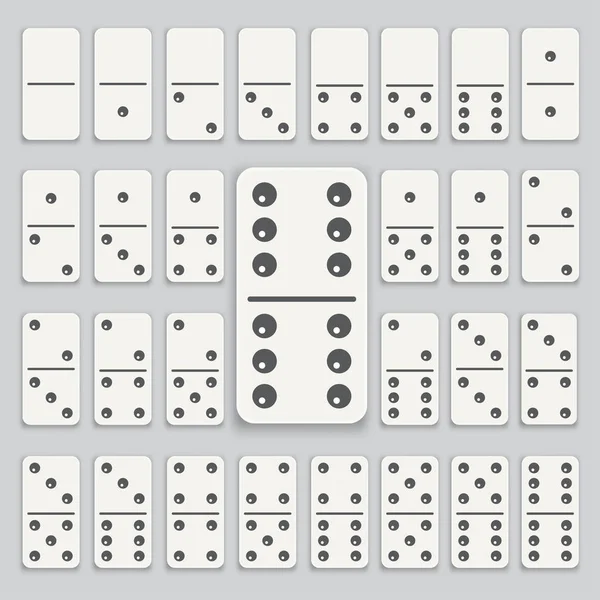
#> input picture inputs/dominos.jpg, 600 x 600 px
$ python 14-cannycontour.py
#> lines starting #> are read from the running program, lines starting #| are printed output that depends on the picture; after the words box and inside, x2 and y2 are one past the last pixel; in counts of white or black regions, pixels touching at a corner belong together
import cv2

img = cv2.imread('inputs/dominos.jpg')
#> img is the input picture: shape (600, 600, 3); mean B, G, R 215.9, 217.4, 217.1

gray = cv2.cvtColor(img,cv2.COLOR_BGR2GRAY)

canny = cv2.Canny(gray,150,200) # Using canny to detect edges based on a range
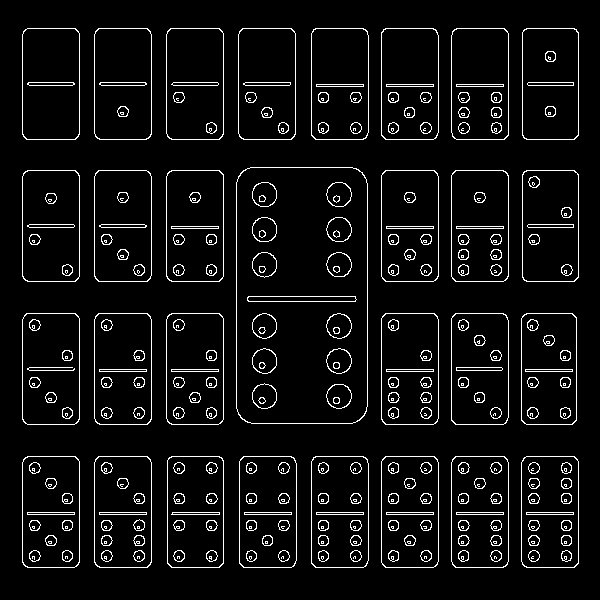
#> canny: shape (600, 600); 6.1% white in thin lines or dots, all inside (x1, y1, x2, y2) = (22, 28, 579, 568)


cnts, _ = cv2.findContours(canny,cv2.RETR_EXTERNAL,cv2.CHAIN_APPROX_SIMPLE) # With the edges found, now find contours
#> cnts = 29 contours; largest, box (x1, y1, x2, y2) and area: (236, 167, 368, 424) 33250, (451, 170, 509, 282) 6289, (381, 170, 439, 282) 6289, (166, 170, 224, 282) 6289, (22, 28, 80, 140) 6289


#Using same process as before to draw and count objects found
cv2.drawContours(img, cnts, -1, (0,0,255), 2, cv2.LINE_AA)
text = 'Found: {} objects'.format(len(cnts))
#> text = 'Found: 29 objects'
cv2.putText(img, text, (0,25), 0, 1, (0,0,0), 2,cv2.LINE_AA)
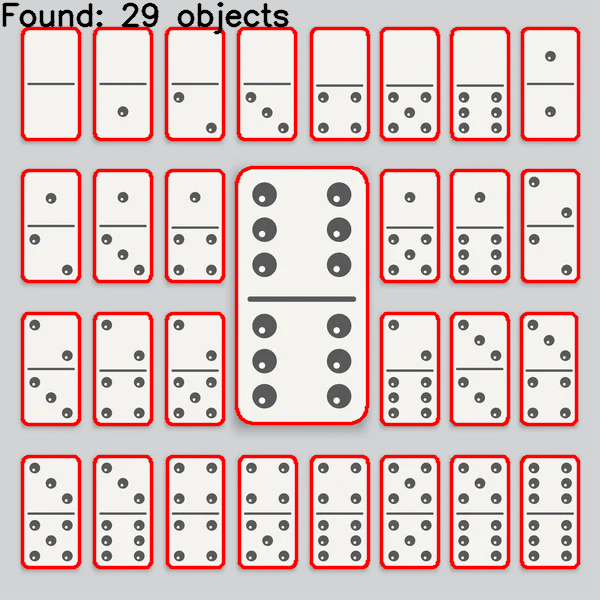
#> img: shape (600, 600, 3); mean B, G, R 194.4, 195.8, 219.6


cv2.imshow('img', img)
cv2.imshow('canny', canny)

cv2.waitKey(0)
cv2.destroyAllWindows()

$ run again, with inputs/coins.jpg copied over inputs/dominos.jpg
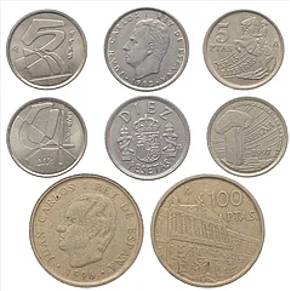
#> input picture inputs/coins.jpg, 290 x 291 px
#> img is the input picture: shape (291, 290, 3); mean B, G, R 179, 189.2, 196.1
#> `canny = cv2.Canny(gray,150,200)`:
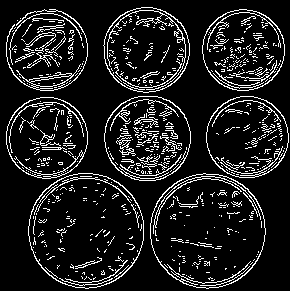
#> canny: shape (291, 290); 11.8% white in thin lines or dots
#> cnts = 64 contours, 53 with area under 20; largest, box (x1, y1, x2, y2) and area: (28, 173, 144, 289) 10387, (150, 173, 266, 289) 10348, (104, 96, 191, 181) 5776, (103, 7, 190, 93) 5715, (206, 96, 289, 178) 5256
#> text = 'Found: 64 objects'
#> `cv2.putText(img, text, (0,25), 0, 1, (0,0,0), 2,cv2.LINE_AA)`:
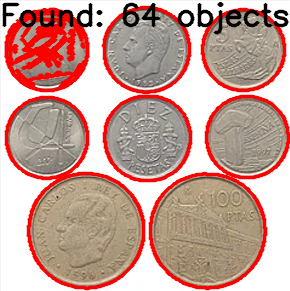
#> img: shape (291, 290, 3); mean B, G, R 151.1, 160.4, 199.1
